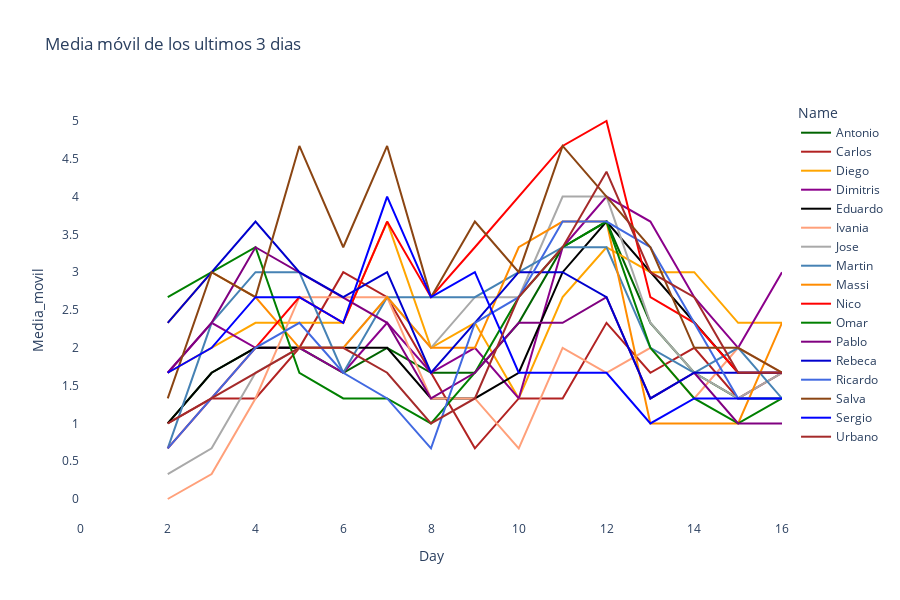

This figure's notebook cell:
### Code cell
fig = px.line(df_ec, x="Day", y="Media_movil", color='Name', 
              hover_data=['Name', 'Puntos', 'Media_movil'], 
              color_discrete_sequence = list(color_dict.values()),
              title= "Media móvil de los ultimos 3 dias",
              height=600, width = 900)
#fig = px.scatter(df_ec, x="Day", y="Puntos", color='Name', height=800, width = 1000)

fig.update_layout(
#     showlegend=False,
    plot_bgcolor="white",
#    margin=dict(t=10,l=10,b=10,r=10)
)

fig.update_yaxes(tickvals=np.arange(0,6,0.5))

fig.show()


plot(fig, filename='figuras/ajepi_mundial_2022_media.html')

### Figure 1 — Plotly figure (JSON) as saved in the notebook; plotly's stock layout.template omitted (floating-point values rounded to 4 significant figures)
{"data": [{"customdata": [["Antonio", 0], ["Antonio", 1], ["Antonio", 3], ["Antonio", 5], ["Antonio", 7], ["Antonio", 9], ["Antonio", 10], ["Antonio", 13], ["Antonio", 14], ["Antonio", 15], ["Antonio", 20], ["Antonio", 24], ["Antonio", 26], ["Antonio", 27], ["Antonio", 29], ["Antonio", 30], ["Antonio", 31]], "hovertemplate": "Name=%{customdata[0]}<br>Day=%{x}<br>Media_movil=%{y}<br>Puntos=%{customdata[1]}<extra></extra>", "legendgroup": "Antonio", "line": {"color": "DarkGreen", "dash": "solid"}, "marker": {"symbol": "circle"}, "mode": "lines", "name": "Antonio", "orientation": "v", "showlegend": true, "type": "scatter", "x": [0, 1, 2, 3, 4, 5, 6, 7, 8, 9, 10, 11, 12, 13, 14, 15, 16], "xaxis": "x", "y": [null, null, 1, 1.67, 2, 2, 1.67, 2, 1.67, 1.67, 2.33, 3.33, 3.67, 2.33, 1.67, 1.33, 1.33], "yaxis": "y"}, {"customdata": [["Carlos", 0], ["Carlos", 1], ["Carlos", 3], ["Carlos", 4], ["Carlos", 5], ["Carlos", 9], ["Carlos", 13], ["Carlos", 13], ["Carlos", 14], ["Carlos", 15], ["Carlos", 17], ["Carlos", 18], ["Carlos", 22], ["Carlos", 22], ["Carlos", 24], ["Carlos", 26], ["Carlos", 27]], "hovertemplate": "Name=%{customdata[0]}<br>Day=%{x}<br>Media_movil=%{y}<br>Puntos=%{customdata[1]}<extra></extra>", "legendgroup": "Carlos", "line": {"color": "FireBrick", "dash": "solid"}, "marker": {"symbol": "circle"}, "mode": "lines", "name": "Carlos", "orientation": "v", "showlegend": true, "type": "scatter", "x": [0, 1, 2, 3, 4, 5, 6, 7, 8, 9, 10, 11, 12, 13, 14, 15, 16], "xaxis": "x", "y": [null, null, 1, 1.33, 1.33, 2, 3, 2.67, 1.67, 0.67, 1.33, 1.33, 2.33, 1.67, 2, 1.33, 1.67], "yaxis": "y"}, {"customdata": [["Diego", 0], ["Diego", 0], ["Diego", 5], ["Diego", 6], ["Diego", 7], ["Diego", 12], ["Diego", 13], ["Diego", 18], ["Diego", 18], ["Diego", 20], ["Diego", 22], ["Diego", 26], ["Diego", 30], ["Diego", 31], ["Diego", 35], ["Diego", 37], ["Diego", 38]], "hovertemplate": "Name=%{customdata[0]}<br>Day=%{x}<br>Media_movil=%{y}<br>Puntos=%{customdata[1]}<extra></extra>", "legendgroup": "Diego", "line": {"color": "Orange", "dash": "solid"}, "marker": {"symbol": "circle"}, "mode": "lines", "name": "Diego", "orientation": "v", "showlegend": true, "type": "scatter", "x": [0, 1, 2, 3, 4, 5, 6, 7, 8, 9, 10, 11, 12, 13, 14, 15, 16], "xaxis": "x", "y": [null, null, 1.67, 2, 2.33, 2.33, 2.33, 3.67, 2, 2.33, 1.33, 2.67, 3.33, 3, 3, 2.33, 2.33], "yaxis": "y"}, {"customdata": [["Dimitris", 0], ["Dimitris", 3], ["Dimitris", 5], ["Dimitris", 7], ["Dimitris", 9], ["Dimitris", 11], ["Dimitris", 12], ["Dimitris", 16], ["Dimitris", 16], ["Dimitris", 18], ["Dimitris", 20], ["Dimitris", 26], ["Dimitris", 30], ["Dimitris", 31], ["Dimitris", 34], ["Dimitris", 36], ["Dimitris", 40]], "hovertemplate": "Name=%{customdata[0]}<br>Day=%{x}<br>Media_movil=%{y}<br>Puntos=%{customdata[1]}<extra></extra>", "legendgroup": "Dimitris", "line": {"color": "DarkMagenta", "dash": "solid"}, "marker": {"symbol": "circle"}, "mode": "lines", "name": "Dimitris", "orientation": "v", "showlegend": true, "type": "scatter", "x": [0, 1, 2, 3, 4, 5, 6, 7, 8, 9, 10, 11, 12, 13, 14, 15, 16], "xaxis": "x", "y": [null, null, 1.67, 2.33, 2, 2, 1.67, 2.33, 1.67, 2, 1.33, 3.33, 4, 3.67, 2.67, 2, 3], "yaxis": "y"}, {"customdata": [["Eduardo", 0], ["Eduardo", 1], ["Eduardo", 3], ["Eduardo", 5], ["Eduardo", 7], ["Eduardo", 9], ["Eduardo", 11], ["Eduardo", 13], ["Eduardo", 13], ["Eduardo", 15], ["Eduardo", 18], ["Eduardo", 22], ["Eduardo", 26], ["Eduardo", 27], ["Eduardo", 29], ["Eduardo", 31], ["Eduardo", 32]], "hovertemplate": "Name=%{customdata[0]}<br>Day=%{x}<br>Media_movil=%{y}<br>Puntos=%{customdata[1]}<extra></extra>", "legendgroup": "Eduardo", "line": {"color": "Black", "dash": "solid"}, "marker": {"symbol": "circle"}, "mode": "lines", "name": "Eduardo", "orientation": "v", "showlegend": true, "type": "scatter", "x": [0, 1, 2, 3, 4, 5, 6, 7, 8, 9, 10, 11, 12, 13, 14, 15, 16], "xaxis": "x", "y": [null, null, 1, 1.67, 2, 2, 2, 2, 1.33, 1.33, 1.67, 3, 3.67, 3, 2.33, 1.67, 1.67], "yaxis": "y"}, {"customdata": [["Ivania", 0], ["Ivania", 0], ["Ivania", 0], ["Ivania", 1], ["Ivania", 4], ["Ivania", 8], ["Ivania", 9], ["Ivania", 12], ["Ivania", 12], ["Ivania", 13], ["Ivania", 14], ["Ivania", 18], ["Ivania", 18], ["Ivania", 20], ["Ivania", 22], ["Ivania", 24], ["Ivania", 25]], "hovertemplate": "Name=%{customdata[0]}<br>Day=%{x}<br>Media_movil=%{y}<br>Puntos=%{customdata[1]}<extra></extra>", "legendgroup": "Ivania", "line": {"color": "LightSalmon", "dash": "solid"}, "marker": {"symbol": "circle"}, "mode": "lines", "name": "Ivania", "orientation": "v", "showlegend": true, "type": "scatter", "x": [0, 1, 2, 3, 4, 5, 6, 7, 8, 9, 10, 11, 12, 13, 14, 15, 16], "xaxis": "x", "y": [null, null, 0, 0.33, 1.33, 2.67, 2.67, 2.67, 1.33, 1.33, 0.67, 2, 1.67, 2, 1.33, 2, 1.67], "yaxis": "y"}, {"customdata": [["Jose", 0], ["Jose", 0], ["Jose", 1], ["Jose", 2], ["Jose", 5], ["Jose", 7], ["Jose", 8], ["Jose", 13], ["Jose", 13], ["Jose", 16], ["Jose", 21], ["Jose", 25], ["Jose", 28], ["Jose", 28], ["Jose", 30], ["Jose", 32], ["Jose", 33]], "hovertemplate": "Name=%{customdata[0]}<br>Day=%{x}<br>Media_movil=%{y}<br>Puntos=%{customdata[1]}<extra></extra>", "legendgroup": "Jose", "line": {"color": "DarkGray", "dash": "solid"}, "marker": {"symbol": "circle"}, "mode": "lines", "name": "Jose", "orientation": "v", "showlegend": true, "type": "scatter", "x": [0, 1, 2, 3, 4, 5, 6, 7, 8, 9, 10, 11, 12, 13, 14, 15, 16], "xaxis": "x", "y": [null, null, 0.33, 0.67, 1.67, 2, 2, 2.67, 2, 2.67, 2.67, 4, 4, 2.33, 1.67, 1.33, 1.67], "yaxis": "y"}, {"customdata": [["Martin", 0], ["Martin", 1], ["Martin", 2], ["Martin", 7], ["Martin", 10], ["Martin", 11], ["Martin", 12], ["Martin", 18], ["Martin", 19], ["Martin", 20], ["Martin", 27], ["Martin", 29], ["Martin", 30], ["Martin", 33], ["Martin", 34], ["Martin", 36], ["Martin", 37]], "hovertemplate": "Name=%{customdata[0]}<br>Day=%{x}<br>Media_movil=%{y}<br>Puntos=%{customdata[1]}<extra></extra>", "legendgroup": "Martin", "line": {"color": "SteelBlue", "dash": "solid"}, "marker": {"symbol": "circle"}, "mode": "lines", "name": "Martin", "orientation": "v", "showlegend": true, "type": "scatter", "x": [0, 1, 2, 3, 4, 5, 6, 7, 8, 9, 10, 11, 12, 13, 14, 15, 16], "xaxis": "x", "y": [null, null, 0.67, 2.33, 3, 3, 1.67, 2.67, 2.67, 2.67, 3, 3.33, 3.33, 2, 1.67, 2, 1.33], "yaxis": "y"}, {"customdata": [["Massi", 0], ["Massi", 3], ["Massi", 7], ["Massi", 9], ["Massi", 11], ["Massi", 13], ["Massi", 15], ["Massi", 19], ["Massi", 19], ["Massi", 21], ["Massi", 29], ["Massi", 30], ["Massi", 32], ["Massi", 32], ["Massi", 33], ["Massi", 35], ["Massi", 39]], "hovertemplate": "Name=%{customdata[0]}<br>Day=%{x}<br>Media_movil=%{y}<br>Puntos=%{customdata[1]}<extra></extra>", "legendgroup": "Massi", "line": {"color": "DarkOrange", "dash": "solid"}, "marker": {"symbol": "circle"}, "mode": "lines", "name": "Massi", "orientation": "v", "showlegend": true, "type": "scatter", "x": [0, 1, 2, 3, 4, 5, 6, 7, 8, 9, 10, 11, 12, 13, 14, 15, 16], "xaxis": "x", "y": [null, null, 2.33, 3, 2.67, 2, 2, 2.67, 2, 2, 3.33, 3.67, 3.67, 1, 1, 1, 2.33], "yaxis": "y"}, {"customdata": [["Nico", 0], ["Nico", 0], ["Nico", 2], ["Nico", 4], ["Nico", 6], ["Nico", 10], ["Nico", 11], ["Nico", 17], ["Nico", 18], ["Nico", 21], ["Nico", 29], ["Nico", 32], ["Nico", 36], ["Nico", 37], ["Nico", 39], ["Nico", 41], ["Nico", 42]], "hovertemplate": "Name=%{customdata[0]}<br>Day=%{x}<br>Media_movil=%{y}<br>Puntos=%{customdata[1]}<extra></extra>", "legendgroup": "Nico", "line": {"color": "Red", "dash": "solid"}, "marker": {"symbol": "circle"}, "mode": "lines", "name": "Nico", "orientation": "v", "showlegend": true, "type": "scatter", "x": [0, 1, 2, 3, 4, 5, 6, 7, 8, 9, 10, 11, 12, 13, 14, 15, 16], "xaxis": "x", "y": [null, null, 0.67, 1.33, 2, 2.67, 2.33, 3.67, 2.67, 3.33, 4, 4.67, 5, 2.67, 2.33, 1.67, 1.67], "yaxis": "y"}, {"customdata": [["Omar", 0], ["Omar", 1], ["Omar", 8], ["Omar", 9], ["Omar", 11], ["Omar", 13], ["Omar", 13], ["Omar", 15], ["Omar", 16], ["Omar", 18], ["Omar", 23], ["Omar", 26], ["Omar", 29], ["Omar", 29], ["Omar", 30], ["Omar", 32], ["Omar", 33]], "hovertemplate": "Name=%{customdata[0]}<br>Day=%{x}<br>Media_movil=%{y}<br>Puntos=%{customdata[1]}<extra></extra>", "legendgroup": "Omar", "line": {"color": "Green", "dash": "solid"}, "marker": {"symbol": "circle"}, "mode": "lines", "name": "Omar", "orientation": "v", "showlegend": true, "type": "scatter", "x": [0, 1, 2, 3, 4, 5, 6, 7, 8, 9, 10, 11, 12, 13, 14, 15, 16], "xaxis": "x", "y": [null, null, 2.67, 3, 3.33, 1.67, 1.33, 1.33, 1, 1.67, 2.67, 3.33, 3.67, 2, 1.33, 1, 1.33], "yaxis": "y"}, {"customdata": [["Pablo", 0], ["Pablo", 1], ["Pablo", 5], ["Pablo", 7], ["Pablo", 11], ["Pablo", 14], ["Pablo", 15], ["Pablo", 18], ["Pablo", 18], ["Pablo", 20], ["Pablo", 25], ["Pablo", 25], ["Pablo", 28], ["Pablo", 29], ["Pablo", 30], ["Pablo", 31], ["Pablo", 32]], "hovertemplate": "Name=%{customdata[0]}<br>Day=%{x}<br>Media_movil=%{y}<br>Puntos=%{customdata[1]}<extra></extra>", "legendgroup": "Pablo", "line": {"color": "Purple", "dash": "solid"}, "marker": {"symbol": "circle"}, "mode": "lines", "name": "Pablo", "orientation": "v", "showlegend": true, "type": "scatter", "x": [0, 1, 2, 3, 4, 5, 6, 7, 8, 9, 10, 11, 12, 13, 14, 15, 16], "xaxis": "x", "y": [null, null, 1.67, 2.33, 3.33, 3, 2.67, 2.33, 1.33, 1.67, 2.33, 2.33, 2.67, 1.33, 1.67, 1, 1], "yaxis": "y"}, {"customdata": [["Rebeca", 0], ["Rebeca", 0], ["Rebeca", 7], ["Rebeca", 9], ["Rebeca", 11], ["Rebeca", 16], ["Rebeca", 17], ["Rebeca", 20], ["Rebeca", 21], ["Rebeca", 24], ["Rebeca", 29], ["Rebeca", 30], ["Rebeca", 32], ["Rebeca", 33], ["Rebeca", 35], ["Rebeca", 37], ["Rebeca", 38]], "hovertemplate": "Name=%{customdata[0]}<br>Day=%{x}<br>Media_movil=%{y}<br>Puntos=%{customdata[1]}<extra></extra>", "legendgroup": "Rebeca", "line": {"color": "MediumBlue", "dash": "solid"}, "marker": {"symbol": "circle"}, "mode": "lines", "name": "Rebeca", "orientation": "v", "showlegend": true, "type": "scatter", "x": [0, 1, 2, 3, 4, 5, 6, 7, 8, 9, 10, 11, 12, 13, 14, 15, 16], "xaxis": "x", "y": [null, null, 2.33, 3, 3.67, 3, 2.67, 3, 1.67, 2.33, 3, 3, 2.67, 1.33, 1.67, 1.67, 1.67], "yaxis": "y"}, {"customdata": [["Ricardo", 0], ["Ricardo", 0], ["Ricardo", 2], ["Ricardo", 4], ["Ricardo", 6], ["Ricardo", 9], ["Ricardo", 9], ["Ricardo", 10], ["Ricardo", 11], ["Ricardo", 16], ["Ricardo", 18], ["Ricardo", 22], ["Ricardo", 27], ["Ricardo", 28], ["Ricardo", 29], ["Ricardo", 31], ["Ricardo", 32]], "hovertemplate": "Name=%{customdata[0]}<br>Day=%{x}<br>Media_movil=%{y}<br>Puntos=%{customdata[1]}<extra></extra>", "legendgroup": "Ricardo", "line": {"color": "RoyalBlue", "dash": "solid"}, "marker": {"symbol": "circle"}, "mode": "lines", "name": "Ricardo", "orientation": "v", "showlegend": true, "type": "scatter", "x": [0, 1, 2, 3, 4, 5, 6, 7, 8, 9, 10, 11, 12, 13, 14, 15, 16], "xaxis": "x", "y": [null, null, 0.67, 1.33, 2, 2.33, 1.67, 1.33, 0.67, 2.33, 2.67, 3.67, 3.67, 3.33, 2.33, 1.33, 1.33], "yaxis": "y"}, {"customdata": [["Salva", 0], ["Salva", 3], ["Salva", 4], ["Salva", 9], ["Salva", 11], ["Salva", 18], ["Salva", 19], ["Salva", 25], ["Salva", 26], ["Salva", 30], ["Salva", 34], ["Salva", 40], ["Salva", 42], ["Salva", 44], ["Salva", 46], ["Salva", 48], ["Salva", 49]], "hovertemplate": "Name=%{customdata[0]}<br>Day=%{x}<br>Media_movil=%{y}<br>Puntos=%{customdata[1]}<extra></extra>", "legendgroup": "Salva", "line": {"color": "SaddleBrown", "dash": "solid"}, "marker": {"symbol": "circle"}, "mode": "lines", "name": "Salva", "orientation": "v", "showlegend": true, "type": "scatter", "x": [0, 1, 2, 3, 4, 5, 6, 7, 8, 9, 10, 11, 12, 13, 14, 15, 16], "xaxis": "x", "y": [null, null, 1.33, 3, 2.67, 4.67, 3.33, 4.67, 2.67, 3.67, 3, 4.67, 4, 3.33, 2, 2, 1.67], "yaxis": "y"}, {"customdata": [["Sergio", 0], ["Sergio", 0], ["Sergio", 5], ["Sergio", 6], ["Sergio", 8], ["Sergio", 13], ["Sergio", 13], ["Sergio", 20], ["Sergio", 21], ["Sergio", 22], ["Sergio", 25], ["Sergio", 26], ["Sergio", 27], ["Sergio", 28], ["Sergio", 30], ["Sergio", 31], ["Sergio", 32]], "hovertemplate": "Name=%{customdata[0]}<br>Day=%{x}<br>Media_movil=%{y}<br>Puntos=%{customdata[1]}<extra></extra>", "legendgroup": "Sergio", "line": {"color": "Blue", "dash": "solid"}, "marker": {"symbol": "circle"}, "mode": "lines", "name": "Sergio", "orientation": "v", "showlegend": true, "type": "scatter", "x": [0, 1, 2, 3, 4, 5, 6, 7, 8, 9, 10, 11, 12, 13, 14, 15, 16], "xaxis": "x", "y": [null, null, 1.67, 2, 2.67, 2.67, 2.33, 4, 2.67, 3, 1.67, 1.67, 1.67, 1, 1.33, 1.33, 1.33], "yaxis": "y"}, {"customdata": [["Urbano", 0], ["Urbano", 1], ["Urbano", 3], ["Urbano", 4], ["Urbano", 6], ["Urbano", 9], ["Urbano", 10], ["Urbano", 11], ["Urbano", 12], ["Urbano", 14], ["Urbano", 19], ["Urbano", 22], ["Urbano", 27], ["Urbano", 28], ["Urbano", 30], ["Urbano", 32], ["Urbano", 33]], "hovertemplate": "Name=%{customdata[0]}<br>Day=%{x}<br>Media_movil=%{y}<br>Puntos=%{customdata[1]}<extra></extra>", "legendgroup": "Urbano", "line": {"color": "Brown", "dash": "solid"}, "marker": {"symbol": "circle"}, "mode": "lines", "name": "Urbano", "orientation": "v", "showlegend": true, "type": "scatter", "x": [0, 1, 2, 3, 4, 5, 6, 7, 8, 9, 10, 11, 12, 13, 14, 15, 16], "xaxis": "x", "y": [null, null, 1, 1.33, 1.67, 2, 2, 1.67, 1, 1.33, 2.67, 3.33, 4.33, 3, 2.67, 1.67, 1.67], "yaxis": "y"}], "layout": {"height": 600, "legend": {"title": {"text": "Name"}, "tracegroupgap": 0}, "plot_bgcolor": "white", "title": {"text": "Media móvil de los ultimos 3 dias"}, "width": 900, "xaxis": {"anchor": "y", "domain": [0, 1], "title": {"text": "Day"}}, "yaxis": {"anchor": "x", "domain": [0, 1], "tickvals": [0, 0.5, 1, 1.5, 2, 2.5, 3, 3.5, 4, 4.5, 5, 5.5], "title": {"text": "Media_movil"}}}}
